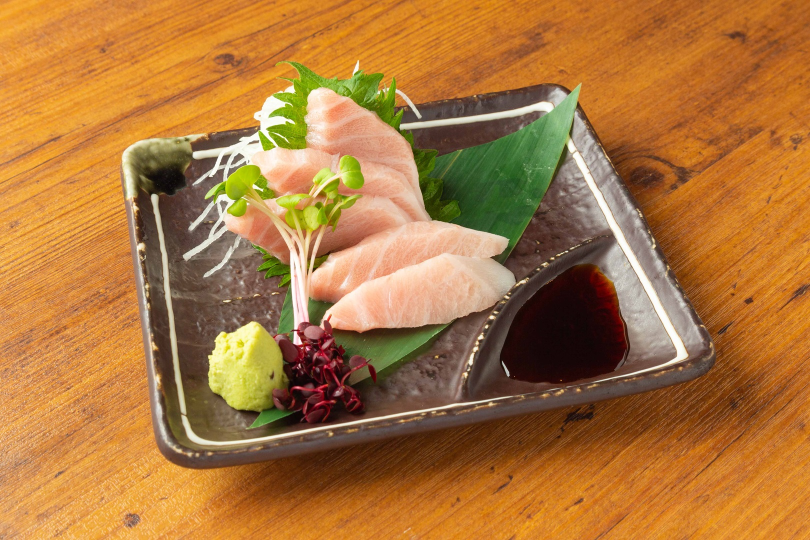
#> input picture susabiyu-remotion/compare/sample_chutoro.jpg, 1620 x 1080 px (shown at 1/2 size); its folder holds only this picture in this run
$ python -i karasuma_feed_design.py   (imports and definitions only)
#> lines starting #> are read from the running program, lines starting #| are printed output that depends on the picture
### susabiyu-remotion/gifuya_design.py
# -*- coding: utf-8 -*-
"""ぎふや福岡天神：生の料理写真に「加工」（ロゴ＋巨大縦書きの料理名＋赤下線＋サブコピー＋任意の赤リボン）を
自動で焼き込み、feed_XX.jpg と同じ体裁の 1080x1350 投稿画像を作る。
見本(feed_01〜12)のデザイン言語を踏襲。全料理を一発で"加工済み"にするための共通レンダラー。

使い方:
  from gifuya_design import render_post
  render_post("in.jpg", "out.jpg", "名物どて焼き", subcopy="とろける自家製どて味噌", ribbon="福岡天神店")
"""
import os

from PIL import Image, ImageDraw, ImageFont, ImageFilter, ImageOps
try:
    import numpy as _np
except Exception:                       # numpy が無い環境では照明補正をスキップ
    _np = None

W, H = 1080, 1350
RED = (196, 30, 32)
HERE = os.path.dirname(os.path.abspath(__file__))
LOGO_WHITE = os.path.join(HERE, "assets_gifuya_logo_white.png")

# 明朝（縦書き見出し向き）→ ゴシックの順で探す。CIでは fonts-noto-cjk を入れて明朝を使う。
_SERIF_CANDS = [
    "/usr/share/fonts/opentype/noto/NotoSerifCJK-Bold.ttc",
    "/usr/share/fonts/opentype/noto/NotoSerifCJKjp-Bold.otf",
    "/usr/share/fonts/opentype/noto/NotoSerifCJK-Regular.ttc",
    "/usr/share/fonts/opentype/noto/NotoSerifCJKjp-Regular.otf",
    "/usr/share/fonts/truetype/noto/NotoSerifCJK-Bold.ttc",
    "/usr/share/fonts/opentype/ipafont-mincho/ipam.ttf",
    "/usr/share/fonts/truetype/fonts-japanese-mincho.ttf",
]
_GOTHIC_CANDS = [
    "/usr/share/fonts/opentype/noto/NotoSansCJK-Bold.ttc",
    "/usr/share/fonts/opentype/noto/NotoSansCJKjp-Bold.otf",
    "/usr/share/fonts/opentype/noto/NotoSansCJK-Regular.ttc",
    "/usr/share/fonts/opentype/noto/NotoSansCJKjp-Regular.otf",
    "/usr/share/fonts/truetype/noto/NotoSansCJK-Bold.ttc",
    "/usr/share/fonts/opentype/ipafont-gothic/ipag.ttf",
    "/usr/share/fonts/truetype/fonts-japanese-gothic.ttf",
]


def _first_font_path(cands):
    for p in cands:
        if os.path.exists(p):
            return p
    return None


_SERIF_PATH = _first_font_path(_SERIF_CANDS) or _first_font_path(_GOTHIC_CANDS)
_GOTHIC_PATH = _first_font_path(_GOTHIC_CANDS) or _SERIF_PATH


def _font(path, size):
    return ImageFont.truetype(path, size)


def _even_lighting(im):
    """写真の『左右（横方向）』の明るさムラだけを均す。上下は触らない。
    列ごとの平均明るさをなだらかにして、暗い列は持ち上げ・明るい列は少し抑えて左右を統一。
    最後にカード間の明るさを目標平均へ寄せる。numpy が無ければそのまま返す。"""
    if _np is None:
        return im
    im = im.convert("RGB")
    arr = _np.asarray(im).astype(_np.float32)
    W = arr.shape[1]
    col = arr.mean(axis=2).mean(axis=0)                       # 列ごとの明るさ（縦平均）→(W,)
    # 横方向になだらかにぼかす（食材の細かな明暗ではなく、左右のゆるい照明ムラだけ拾う）
    colmap = _np.asarray(
        Image.fromarray(col.reshape(1, W).clip(0, 255).astype("uint8"))
        .filter(ImageFilter.GaussianBlur(max(20, W // 8)))
    ).astype(_np.float32).reshape(W)
    target = float(_np.percentile(colmap, 55))               # 中央寄り＝持ち上げ控えめ
    gaincol = _np.clip(target / _np.clip(colmap, 1.0, None), 0.88, 1.18)   # 左右を穏やかに均す
    out = _np.clip(arr * gaincol[None, :, None], 0, 255)
    # カード間で明るさを揃える：目標平均を 160（やや明るめ）。持ち上げ側も少し効かせる。
    cur = float(out.mean())
    if cur > 1:
        out = out * _np.clip(160.0 / cur, 0.85, 1.14)
    # ハイライト・ロールオフ：白飛びだけ軽く抑える（明るさは残す）。
    knee = 214.0
    hi = out > knee
    out[hi] = knee + (out[hi] - knee) * 0.66
    # 暖色ホワイトバランス：ごく控えめに赤を上げ・青を下げて“白すぎ”を和らげる。
    out[..., 0] *= 1.030
    out[..., 2] *= 0.958
    out = _np.clip(out, 0, 255)
    im2 = Image.fromarray(out.astype("uint8"))
    # くっきり：2段アンシャープ（微細ディテール→立体感）で料理の質感を最大限引き出す。
    # テキスト・ロゴは後段で別描画なので影響なし。ハロ抑制のため threshold を設ける。
    im2 = im2.filter(ImageFilter.UnsharpMask(radius=1.1, percent=95, threshold=1))    # 微細
    im2 = im2.filter(ImageFilter.UnsharpMask(radius=3.2, percent=85, threshold=3))    # 立体感
    return im2


def _cover(im, w, h):
    """アスペクトを保って w×h を覆うようにリサイズ＋センタークロップ→照明ムラ補正。"""
    im = im.convert("RGB")
    iw, ih = im.size
    scale = max(w / iw, h / ih)
    nw, nh = int(iw * scale + 0.5), int(ih * scale + 0.5)
    im = im.resize((nw, nh), Image.LANCZOS)
    left, top = (nw - w) // 2, (nh - h) // 2
    return _even_lighting(im.crop((left, top, left + w, top + h)))


# [24 lines left out: functions _scrim, _text_shadow, not called in this run]


def _char_size(font, ch):
    b = font.getbbox(ch)
    return (b[2] - b[0], b[3] - b[1])


# 縦書きで90°回す文字（長音符・各種ダッシュ・波線）。横棒のまま出ると「ー」が横線に見えて崩れる。
_VERT_ROTATE = set("ー─―–—-‐ｰ~〜～")


# [331 lines left out: functions _blit_vert_rot, _draw_vertical, _draw_ribbon, render_post, _text_heavy, _vertical_ribbon and 4 more, not called in this run]


# [10 lines that do not run on import are left out]

### susabiyu-remotion/karasuma_feed_design.py
# -*- coding: utf-8 -*-
"""鮨処すさび湯（京都・四条烏丸）フィード投稿画像（4:5・1080x1350）の和モダン意匠。
三条/ぎふやと同じ「写真全面＋文字焼き込み」方式（gifuya_design のヘルパーを流用）だが、
見た目はストーリーで作った和モダン（墨×生成り×金・明朝）に統一。上品・完全個室の世界観。

3案:
  ① render_tate  縦書き大明朝（軸装風）
  ② render_obi   生成りの帯（献立エディトリアル）
  ③ render_maru  円窓（まる窓）

  from karasuma_feed_design import render_tate, render_obi, render_maru
  render_obi("in.jpg", "out.jpg", "まぐろ中とろ", "とろける脂と赤身の甘み、中とろ。", sub="SUSHI")
"""
import os
import urllib.request
from PIL import Image, ImageDraw, ImageFilter, ImageFont

from gifuya_design import _cover, _font, _SERIF_PATH, _GOTHIC_PATH

W, H = 1080, 1350
HERE = os.path.dirname(os.path.abspath(__file__))

# 和モダン配色（ストーリーの YTHEMES.wamodan と揃える）
BASE = (20, 16, 12)        # 墨
INK = (244, 237, 221)      # 生成り
SUB = (203, 190, 159)      # 淡い金生成り
ACCENT = (216, 179, 106)   # 金
SLAB = (123, 59, 46)       # 弁柄
CREAM = (240, 233, 216)    # 生成りの帯地
CREAM_INK = (38, 30, 24)   # 帯上の文字（墨）

# 烏丸(上品)は三条の大衆ロゴを使わず、既定は明朝の屋号テキスト。
# ロゴ画像を使いたい時だけ環境変数 KARASUMA_FEED_LOGO にパスを渡す（実行時に参照）。


def _mincho(size):
    return _font(_SERIF_PATH, size)


def _gothic(size):
    return _font(_GOTHIC_PATH, size)


# 地名「四条烏丸」の書体。候補を増やして提案できるようにレジストリ化。
# ・毛筆系: kouzan(青柳衡山毛筆/apt), yujimai(行書), yujiboku(行草), yujisyuku(楷書)
# ・明朝系: mincho(IPA明朝), shippori(しっぽり明朝), zenold(Zen Old明朝), hina(ひな明朝), kaisei(解星), notoserif(Noto Serif)
# ・その他: klee(楷書・手書き風), gothic(ゴシック)
# Yuji系は「四条烏丸」の漢字字形が同一のため見分けが付きにくい点に注意。
# 既定は自然なウェイト（faux-boldはOFF）。太らせたい時だけ KARASUMA_BRUSH_STROKE_RATIO を上げる。
_BRUSH_FAMILY = os.environ.get("KARASUMA_BRUSH_FAMILY", "kouzan")
_BRUSH_STROKE_RATIO = float(os.environ.get("KARASUMA_BRUSH_STROKE_RATIO", "0.0"))

# family -> (localパス候補, GoogleFonts oflディレクトリ, GoogleFontsファイル名)
# builtin("mincho"/"gothic")は _mincho/_gothic を直接使う。
_FONT_REG = {
    "kouzan":    (["/usr/share/fonts/truetype/aoyagi-kouzan-t/AoyagiKouzanT.ttf"], None, None),
    "yujimai":   ([], "yujimai", "YujiMai-Regular.ttf"),
    "yujiboku":  ([], "yujiboku", "YujiBoku-Regular.ttf"),
    "yujisyuku": ([], "yujisyuku", "YujiSyuku-Regular.ttf"),
    "shippori":  ([], "shipporimincho", "ShipporiMincho-Regular.ttf"),
    "zenold":    ([], "zenoldmincho", "ZenOldMincho-Regular.ttf"),
    "hina":      ([], "hinamincho", "HinaMincho-Regular.ttf"),
    "kaisei":    ([], "kaiseitokumin", "KaiseiTokumin-Regular.ttf"),
    "klee":      ([], "kleeone", "KleeOne-Regular.ttf"),
    # notoserif = ぎふや福岡系の Noto Serif CJK JP（クセのない明朝・太め）。
    # fonts-noto-cjk-extra は weight別ttc(SemiBold/Medium/Black等)で入るためSemiBoldを優先。
    "notoserif": ([
        "/usr/share/fonts/opentype/noto/NotoSerifCJK-SemiBold.ttc",
        "/usr/share/fonts/opentype/noto/NotoSerifCJK-Medium.ttc",
        "/usr/share/fonts/opentype/noto/NotoSerifCJK-Black.ttc",
        "/usr/share/fonts/opentype/noto/NotoSerifCJK-Bold.ttc",
        "/usr/share/fonts/opentype/noto/NotoSerifCJK-Regular.ttc",
        "/usr/share/fonts/opentype/noto/NotoSerifCJKjp-Bold.otf",
    ], None, None),
}

_name_family = _BRUSH_FAMILY
_name_override = None   # ギャラリー等で全意匠を同一書体にしたい時に設定
_name_cache = {}   # family -> 解決済みパス("" なら明朝フォールバック)

# 確定した地名の書体（意匠ごと）。09(縦ロゴ+地名)=yujiboku(筆) / 10(地名特大)=kaisei(明朝)。
# 環境変数 KARASUMA_FONT_09 / KARASUMA_FONT_10 で上書き可。
FONT_TATE_J = os.environ.get("KARASUMA_FONT_09", "yujiboku")
FONT_TATE_K = os.environ.get("KARASUMA_FONT_10", "notoserif")


# [11 lines left out: functions set_name_font, _brush_for, not called in this run]


def _bstroke(size):
    return max(0, int(round(size * _BRUSH_STROKE_RATIO)))


# [106 lines left out: functions _resolve_font_path, _brush, _logo_white, _shadow_text, _wrap, not called in this run]


def _grad_top_bottom(base, top=300, top_a=150, bot=460, bot_a=190):
    ov = Image.new("L", (W, H), 0)
    d = ImageDraw.Draw(ov)
    for y in range(0, top):
        d.line([(0, y), (W, y)], fill=int(top_a * (1 - y / top)))
    for y in range(H - bot, H):
        t = (y - (H - bot)) / bot
        d.line([(0, y), (W, y)], fill=int(bot_a * t))
    ov = ov.filter(ImageFilter.GaussianBlur(18))
    black = Image.new("RGB", (W, H), (8, 6, 4))
    return Image.composite(black, base, ov).convert("RGBA")


# [115 lines left out: functions _place_logo_or_text, render_tate, render_obi, render_maru, not called in this run]


DESIGNS = [("tate", "案① 縦書き大明朝(軸装風)", render_tate),
           ("obi", "案② 生成りの帯(献立)", render_obi),
           ("maru", "案③ 円窓(まる窓)", render_maru)]


# ── 案①（縦書き大明朝）ベースの構成バリエーション ─────────────────
def _prep(src, top_a=140, bot_a=180, right_a=110):
#> called with src = 'compare/sample_chutoro.jpg', top_a = 140, bot_a = 180, right_a = 110
    base = _cover(Image.open(src), W, H).convert("RGBA")
#> in _cover, im is the input picture: PIL image 1620x1080 RGB; mean R, G, B 172.6, 118.9, 60.9
#> in _even_lighting, `im = im.convert("RGB")`:
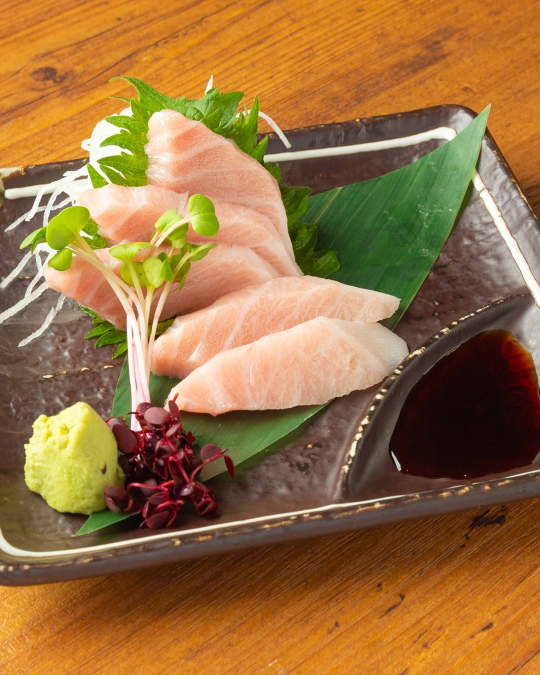
#> im: PIL image 1080x1350 RGB (shown at 1/2 size); mean R, G, B 154.6, 113.3, 64.6
#> in _even_lighting, `col = arr.mean(axis=2).mean(axis=0)`: col = 1080 values, max 139.9 at index 94, min 76.26 at index 869, mean 110.8
#> in _even_lighting, `colmap = _np.asarray( Image.fromarray(col.reshape(1, W).clip(0, 255).a..`: colmap = 1080 values, max 123 at index 185, min 92 at index 854, mean 110.4
#> in _even_lighting, `target = float(_np.percentile(colmap, 55))`: target = 119
#> in _even_lighting, `gaincol = _np.clip(target / _np.clip(colmap, 1.0, None), 0.88, 1.18)`: gaincol = 1080 values, max 1.18 at index 725, min 0.967 at index 185, mean 1.07
#> in _even_lighting, `out = _np.clip(arr * gaincol[None, :, None], 0, 255)`:
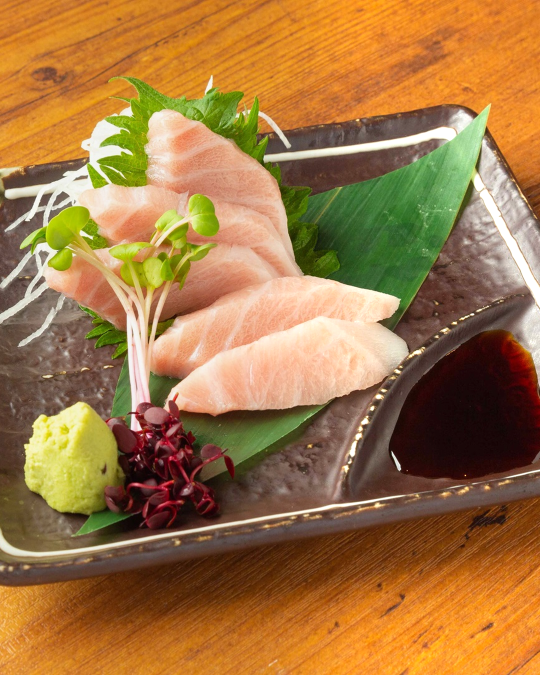
#> out: shape (1350, 1080, 3) float32 (shown at 1/2 size); mean R, G, B 162.5, 119, 67.8
#> in _even_lighting, `cur = float(out.mean())`: cur = 116.4
#> in _even_lighting, `hi = out > knee`:
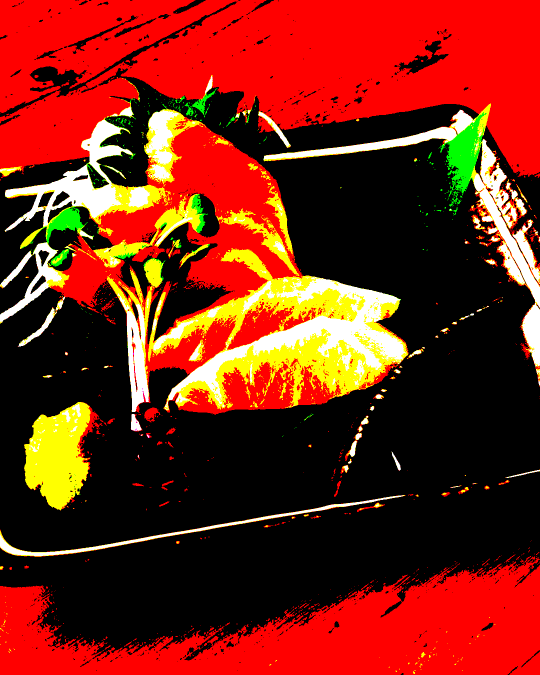
#> hi: shape (1350, 1080, 3) bool (shown at 1/2 size); mean R, G, B 0.473, 0.139, 0.0631
#> in _even_lighting, `im2 = im2.filter(ImageFilter.UnsharpMask(radius=3.2, percent=85, thres..`:
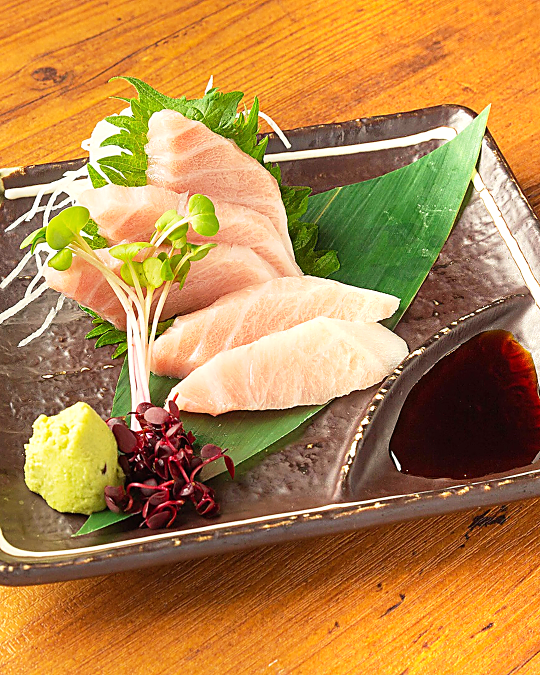
#> im2: PIL image 1080x1350 RGB (shown at 1/2 size); mean R, G, B 179.6, 132.9, 73.4
    base = _grad_top_bottom(base, top=320, top_a=top_a, bot=520, bot_a=bot_a)
#> in _grad_top_bottom, `ov = Image.new("L", (W, H), 0)`: ov: PIL image 1080x1350 L; every value is 0
#> in _grad_top_bottom, `ov = ov.filter(ImageFilter.GaussianBlur(18))`:
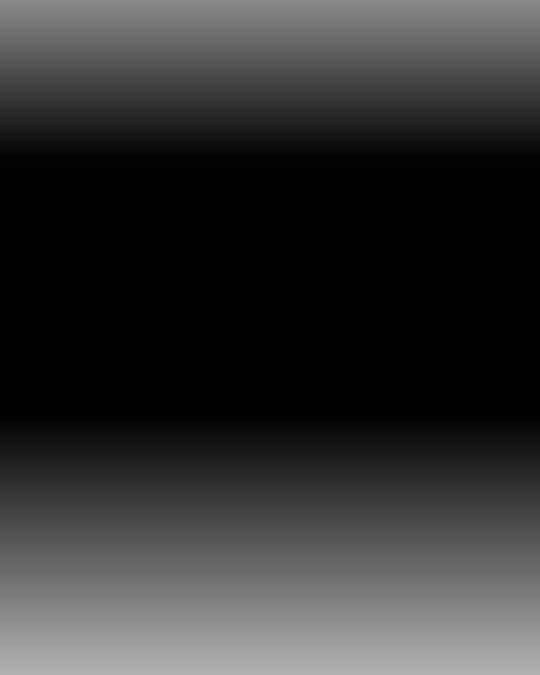
#> ov: PIL image 1080x1350 L (shown at 1/2 size); min 0, max 176, mean 51
    if right_a:
        ov = Image.new("L", (W, H), 0); d = ImageDraw.Draw(ov)
        for x in range(W - 380, W):
            d.line([(x, 0), (x, H)], fill=int(right_a * ((x - (W - 380)) / 380)))
        ov = ov.filter(ImageFilter.GaussianBlur(24))
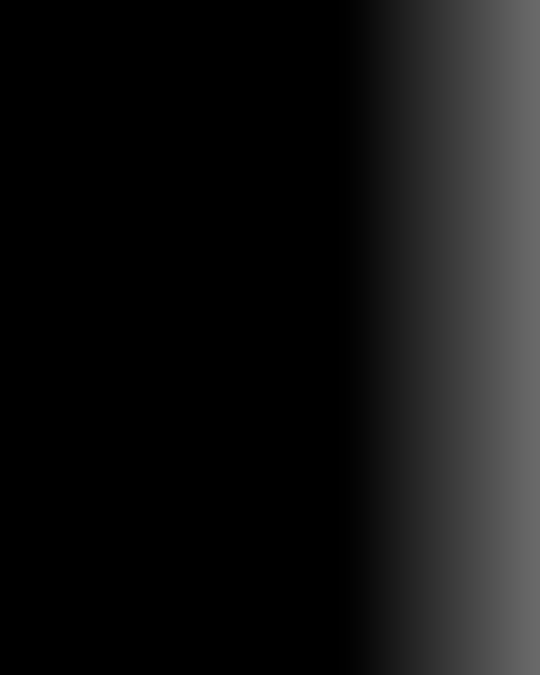
#> ov: PIL image 1080x1350 L (shown at 1/2 size); min 0, max 105, mean 19.1
        base = Image.composite(Image.new("RGB", (W, H), (8, 6, 4)), base, ov).convert("RGBA")
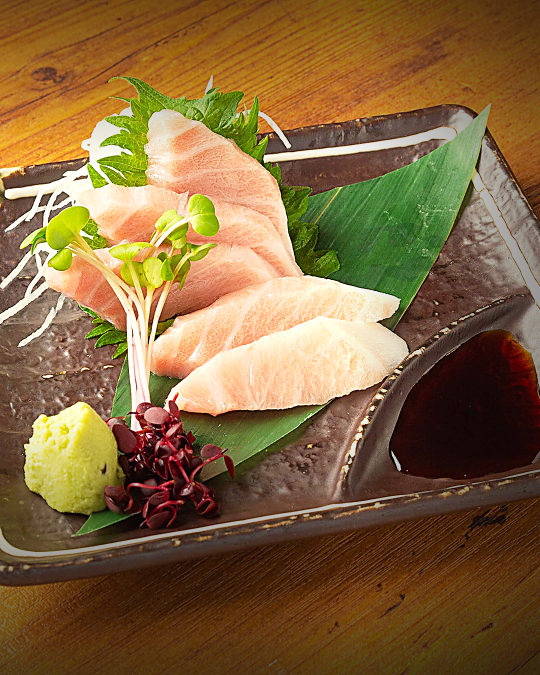
#> base: PIL image 1080x1350 RGBA (shown at 1/2 size); mean R, G, B, A 132.1, 102.4, 61.5, 255
    return base


def _vfont(name, big=96):
    return _mincho(big if len(name) <= 7 else (int(big * 0.81) if len(name) <= 10 else int(big * 0.65)))


# ①B：表紙風（上中央の屋号＋上下の金横罫＋右の縦書き大＋下中央にキャッチ1行）
# [58 lines left out: functions render_tate_b, render_tate_d, render_tate_e, not called in this run]


# 案①ファミリー（ベース＋構成違い）
TATE_VARIANTS = [
    ("tateA", "①A 軸装(ベース)", render_tate),
    ("tateB", "①B 表紙風(上下金罫・中央屋号)", render_tate_b),
    ("tateD", "①D 縦書き＋生成り足元帯", render_tate_d),
    ("tateE", "①E 額装風(四隅の金飾り)", render_tate_e),
]


# [68 lines left out: functions _logo_at, render_tate_f, render_tate_g, render_tate_h, not called in this run]


# 案①ロゴ入りファミリー（ロゴ使用＋地名を意匠に）
TATE_LOGO_VARIANTS = [
    ("logoF", "①F ロゴ軸装＋京都・四条烏丸", render_tate_f),
    ("logoG", "①G ロゴ表紙＋四条烏丸｜完全個室", render_tate_g),
    ("logoH", "①H 地名意匠(四条烏丸を金縦書き)", render_tate_h),
]


# [95 lines left out: functions _logo_h, _hname, render_tate_i, render_tate_j, render_tate_k, not called in this run]


# 案①：ロゴ向き・地名エッジのバリエーション
TATE_EDGE_VARIANTS = [
    ("logoI", "①I 横ロゴ＋商品名を下に横書き", render_tate_i),
    ("logoJ", "①J 縦ロゴ右上大＋商品名を下に横書き", render_tate_j),
    ("edgeK", "①K 地名を右端に特大(四条烏丸)", render_tate_k),
]

# 全構成を分かりやすく 01〜10 に通し番号（比較・選定用）。
ALL_VARIANTS = [
    ("v01", "01 縦書き軸装(屋号テキスト)", render_tate),
    ("v02", "02 表紙風(上下金罫・中央屋号)", render_tate_b),
    ("v03", "03 縦書き＋生成りの足元帯", render_tate_d),
    ("v04", "04 額装風(四隅の金飾り)", render_tate_e),
    ("v05", "05 ロゴ軸装＋京都・四条烏丸", render_tate_f),
    ("v06", "06 ロゴ表紙＋四条烏丸｜完全個室", render_tate_g),
    ("v07", "07 地名意匠(四条烏丸を金縦書き)", render_tate_h),
    ("v08", "08 横ロゴ＋商品名を下に横書き", render_tate_i),
    ("v09", "09 縦ロゴ右上大＋商品名を下に横書き", render_tate_j),
    ("v10", "10 地名を右端に特大(四条烏丸)", render_tate_k),
]

>>> result = _prep('compare/sample_chutoro.jpg')
